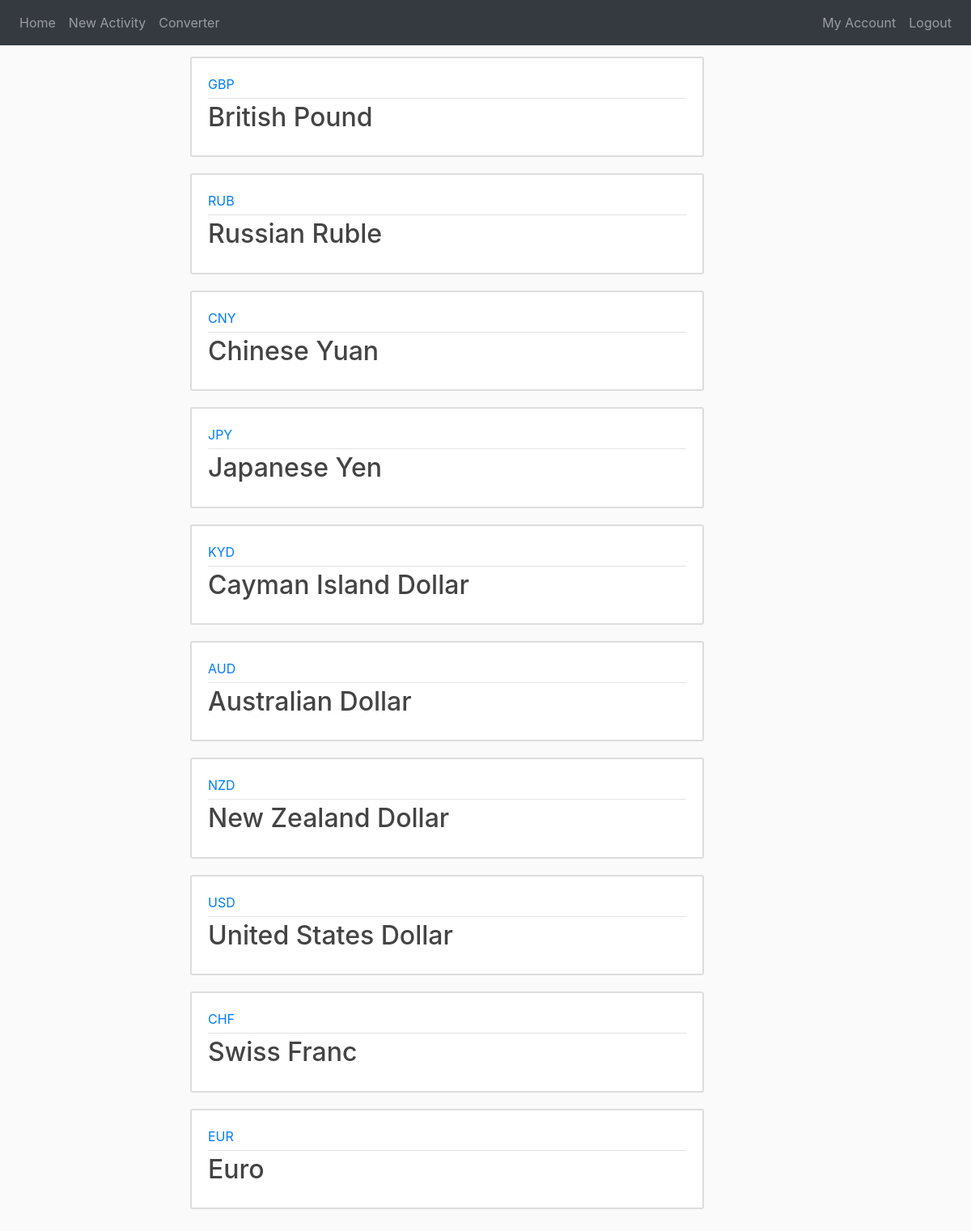
Screenshot of /home (signed in) with the database file from the repository.
### website/models.py (models this page shows, shortened)
class Currency(db.Model):
    id = db.Column(db.String(20), primary_key=True)
    name = db.Column(db.String(100), nullable=False)
    rate = db.Column(db.Float, nullable=False)
    character_id = db.Column(db.Integer, db.ForeignKey('character.id') , nullable=False)
    purchases = db.relationship('Purchase', backref='currency', lazy=True)

### website/views.py (the view)
@views.route('/', methods=['GET', 'POST'])
@views.route('/home', methods=['GET','POST'])
@login_required
def home():
    currencies = Currency.query.all()
    return render_template('home.html', currencies=currencies)

### website/models.py (called while the page is built)
@login_manager.user_loader
def load_user(user_id):
    return User.query.get(int(user_id))

### website/templates/home.html (shortened to what this page needs)
{% extends "base.html" %}
{% block content %}
    {% for currency in currencies | reverse %}
        <article class="media content-section">
            <div class="media-body">
                <div class="article-metadata">
                    <a class="mr-2" href="#">{{ currency.id }}</a>
                </div>
                <h2><a class="article-title" href="{{ url_for('views.portfolio') }}">{{ currency.name }}</a></h2>
            </div>
        </article>
    {% endfor %}
{% endblock %}

### website/templates/base.html (shortened to what this page needs)
<!DOCTYPE html>
<html lang="en">
    <head>
        <link
            rel="stylesheet"
            href="https://stackpath.bootstrapcdn.com/bootstrap/4.4.1/css/bootstrap.min.css"
        />
        <link
            rel="stylesheet"
            href="https://stackpath.bootstrapcdn.com/font-awesome/4.7.0/css/font-awesome.min.css"
        />
        <link rel="stylesheet" href="{{ url_for('static', filename='main.css') }}">
    </head>
    <body>
        <nav class="navbar navbar-expand-lg navbar-dark bg-dark justify-content-center fixed-top">
            <div class="collapse navbar-collapse" id="navabar">
              <div class="navbar-nav mr-auto">
                {% if current_user.is_authenticated %}
                <a class="nav-item nav-link" id="home" href="{{ url_for('views.home') }}">Home</a>
                <a class="nav-item nav-link" id="home" href="{{ url_for('views.activity') }}">New Activity</a>
                {% endif %}
                <a class="nav-item nav-link" id="home" href="{{ url_for('views.converter') }}">Converter</a>
              </div>
              <div class="navbar-nav">
                {% if current_user.is_authenticated %}
                <a class="nav-item nav-link" id="history" href="{{ url_for('views.account') }}">My Account</a>
                <a class="nav-item nav-link" id="logout" href="{{ url_for('auth.logout') }}">Logout</a>
                {% else %}
                <a class="nav-item nav-link" id="login" href="{{ url_for('auth.login') }}">Login</a>
                <a class="nav-item nav-link" id="signUp" href="{{ url_for('auth.register') }}">Register</a>
                {% endif %}
              </div>
            </div>
        </nav>
        <main role="main" class="container">
            <div class="row">
                <div class="col-lg-2">
                </div>
                <div class="col-lg-7">
                    {% block content %}{% endblock %}
                </div>
                <div class="col-lg-3">
                </div>
            </div>
        </main>
    </body>

### website/static/main.css (style rules this page uses)
body { background: #fafafa; color: #333333; margin-bottom: 10px; margin-top: 60px; }
h1, h2, h3, h4, h5, h6 { color: #444444; }
.content-section { background: #ffffff; padding: 20px 20px; border: 2px solid #dddddd; border-radius: 3px; margin-bottom: 20px; margin-top: 10px; }
.article-title { color: #444444; }
.article-metadata { padding-bottom: 5px; margin-bottom: 4px; border-bottom: 1px solid #e3e3e3; }

### rows the page displays
Currency: id "GBP", name "British Pound"
Currency: id "RUB", name "Russian Ruble"
Currency: id "CNY", name "Chinese Yuan"
Currency: id "JPY", name "Japanese Yen"
Currency: id "KYD", name "Cayman Island Dollar"
Currency: id "AUD", name "Australian Dollar"
Currency: id "NZD", name "New Zealand Dollar"
Currency: id "USD", name "United States Dollar"
Currency: id "CHF", name "Swiss Franc"
Currency: id "EUR", name "Euro"
